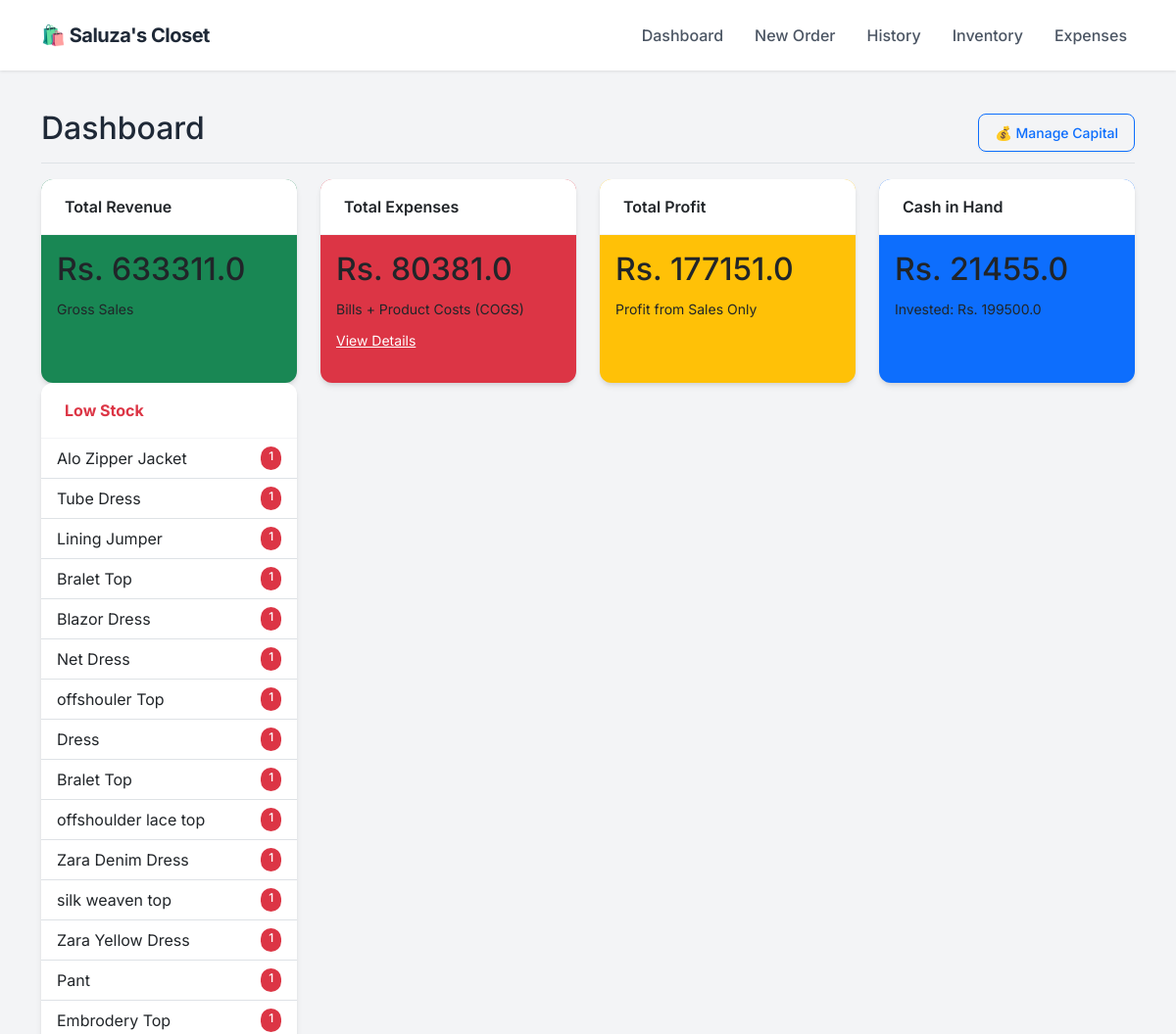
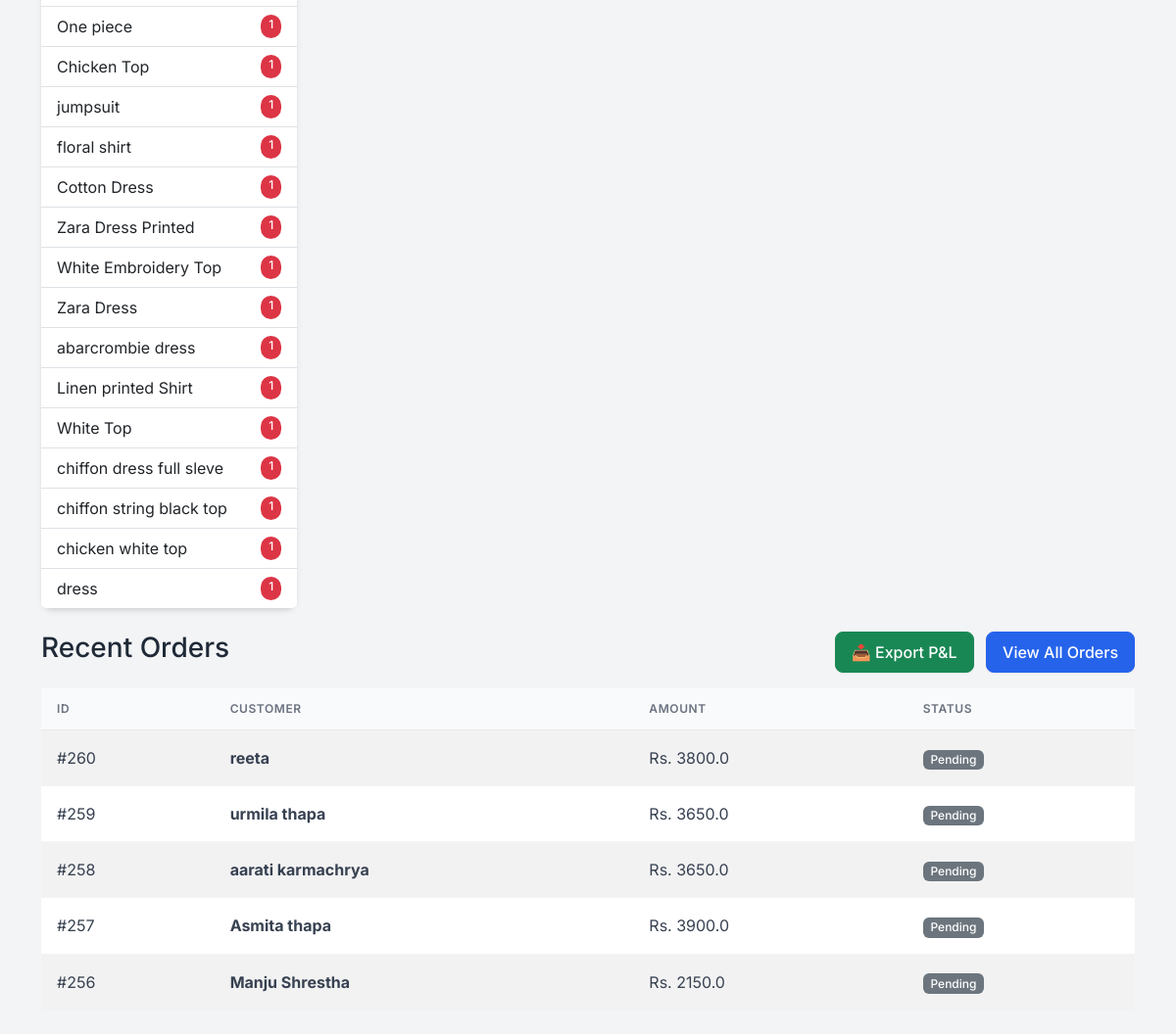
The page / on the database its author committed (2 pictures, top to bottom).
### app.py (models this page shows)
class Product(db.Model):
    id = db.Column(db.Integer, primary_key=True)
    sku = db.Column(db.String(50), unique=True, nullable=True)
    name = db.Column(db.String(100), nullable=False)
    size = db.Column(db.String(10), nullable=False)
    cost_price = db.Column(db.Float, default=0.0)
    price = db.Column(db.Float, nullable=False)
    stock = db.Column(db.Integer, default=0)
    image = db.Column(db.String(100), nullable=True)

class Order(db.Model):
    id = db.Column(db.Integer, primary_key=True)
    customer_name = db.Column(db.String(100), nullable=False)
    phone = db.Column(db.String(20), nullable=False)
    address = db.Column(db.String(200), nullable=True)
    date = db.Column(db.DateTime, default=datetime.utcnow)
    total_amount = db.Column(db.Float, default=0.0)
    profit = db.Column(db.Float, default=0.0)
    status = db.Column(db.String(20), default='Pending')
    items = db.relationship('OrderItem', backref='order', lazy=True)

### app.py (the view)
@app.route('/')
def dashboard():
    total_investment = db.session.query(db.func.sum(Investment.amount)).scalar() or 0
    total_sales = db.session.query(db.func.sum(Order.total_amount)).scalar() or 0
    manual_expenses = db.session.query(db.func.sum(Expense.amount)).scalar() or 0
    current_inventory_cost = 0
    products = Product.query.all()
    for p in products:
        current_inventory_cost += (p.stock * p.cost_price)
    gross_profit = db.session.query(db.func.sum(Order.profit)).scalar() or 0
    cost_of_sold_goods = total_sales - gross_profit
    total_product_spend = current_inventory_cost + cost_of_sold_goods
    cash_in_hand = (total_investment + total_sales) - (total_product_spend + manual_expenses)
    net_profit = gross_profit # As you requested previously (Sales Profit only)
    recent_orders = Order.query.order_by(Order.date.desc()).limit(5).all()
    low_stock = Product.query.filter(Product.stock < 2, Product.stock > 0).all()
    out_of_stock = Product.query.filter(Product.stock == 0).all()
    investments = Investment.query.order_by(Investment.date.desc()).all()
    return render_template('dashboard.html',
                           sales=total_sales,
                           gross_profit=gross_profit,
                           expenses=manual_expenses,
                           net_profit=net_profit,
                           cash_in_hand=cash_in_hand, # <--- NEW DATA
                           total_investment=total_investment, # <--- NEW DATA
                           orders=recent_orders,
                           investments=investments,
                           low_stock=low_stock,
                           out_of_stock=out_of_stock)

### templates/dashboard.html (shortened to what this page needs)
{% extends "layout.html" %}
{% block content %}
<div class="d-flex justify-content-between flex-wrap flex-md-nowrap align-items-center pt-3 pb-2 mb-3 border-bottom">
    <h1 class="h2">Dashboard</h1>
    <div class="btn-toolbar mb-2 mb-md-0">
        <button type="button" class="btn btn-sm btn-outline-primary" data-bs-toggle="modal" data-bs-target="#investmentHistoryModal">
    💰 Manage Capital
</button>
    </div>
</div>
<div class="row mb-4">
    <div class="col-md-3">
        <div class="card text-dark bg-success mb-3 h-100">
            <div class="card-header">Total Revenue</div>
            <div class="card-body">
                <h2 class="card-title">Rs. {{ sales }}</h2>
                <small>Gross Sales</small>
            </div>
        </div>
    </div>
    <div class="col-md-3">
        <div class="card text-dark bg-danger mb-3 h-100">
            <div class="card-header">Total Expenses</div>
            <div class="card-body">
                <h2 class="card-title">Rs. {{ expenses }}</h2>
                <small>Bills + Product Costs (COGS)</small> <div class="mt-2">
                    <a href="/expenses" class="text-white text-decoration-underline small">View Details</a>
                </div>
            </div>
        </div>
    </div>
    <div class="col-md-3">
        <div class="card text-dark bg-warning mb-3 h-100">
            <div class="card-header">Total Profit</div>
            <div class="card-body">
                <h2 class="card-title">Rs. {{ net_profit }}</h2>
                <small>Profit from Sales Only</small>
            </div>
        </div>
    </div>
    <div class="col-md-3">
        <div class="card text-dark bg-primary mb-3 h-100">
            <div class="card-header">Cash in Hand</div>
            <div class="card-body">
                <h2 class="card-title">Rs. {{ cash_in_hand }}</h2>
                <small>Invested: Rs. {{ total_investment }}</small>
            </div>
        </div>
    </div>
    <div class="col-md-3">
        <div class="card border-danger h-100">
            <div class="card-header bg-transparent text-danger fw-bold">Low Stock</div>
            <ul class="list-group list-group-flush list-group-sm">
                {% for item in low_stock %}
                <li class="list-group-item d-flex justify-content-between">
                    <span>{{ item.name }}</span>
                    <span class="badge bg-danger rounded-pill">{{ item.stock }}</span>
                </li>
                {% endfor %}
            </ul>
        </div>
    </div>
</div>
<div class="d-flex justify-content-between align-items-center mb-3">
    <h3>Recent Orders</h3>
    <div>
        <a href="/export_excel" class="btn btn-success me-2">📥 Export P&L</a>
        <a href="/orders" class="btn btn-primary">View All Orders</a>
    </div>
</div>
<table class="table table-striped bg-white align-middle">
    <thead>
        <tr>
            <th>ID</th>
            <th>Customer</th>
            <th>Amount</th>
            <th>Status</th>
        </tr>
    </thead>
    <tbody>
        {% for order in orders %}
        <tr>
            <td>#{{ order.id }}</td>
            <td><strong>{{ order.customer_name }}</strong></td>
            <td>Rs. {{ order.total_amount }}</td>
            <td><span class="badge bg-secondary">{{ order.status }}</span></td>
        </tr>
        {% endfor %}
    </tbody>
</table>
{% endblock %}

### templates/layout.html (style rules this page uses)
:root { --primary-color: #2563eb; --bg-color: #f3f4f6; --text-dark: #1f2937; --card-shadow: 0 4px 6px -1px rgba(0, 0, 0, 0.1), 0 2px 4px -1px rgba(0, 0, 0, 0.06); }
body { font-family: 'Inter', sans-serif; background-color: var(--bg-color); color: var(--text-dark); }
.card { border: none; border-radius: 12px; box-shadow: var(--card-shadow); background: #ffffff; transition: transform 0.2s; }
.card-header { background-color: #ffffff; border-bottom: 1px solid #f3f4f6; font-weight: 600; padding: 1rem 1.5rem; border-radius: 12px 12px 0 0 !important; }
.btn { border-radius: 8px; font-weight: 500; padding: 0.5rem 1rem; box-shadow: 0 1px 2px 0 rgba(0, 0, 0, 0.05); }
.btn-primary { background-color: var(--primary-color); border-color: var(--primary-color); }
.table { margin-bottom: 0; }
.table thead th { background-color: #f9fafb; color: #6b7280; font-size: 0.75rem; text-transform: uppercase; letter-spacing: 0.05em; font-weight: 600; border-bottom: 1px solid #e5e7eb; padding: 0.75rem 1rem; }
.table tbody td { padding: 1rem 1rem; vertical-align: middle; color: #374151; border-bottom: 1px solid #f3f4f6; }
.badge { padding: 0.35em 0.65em; font-weight: 500; border-radius: 6px; }

### rows shown on the page
Product: name "Alo Zipper Jacket", stock "1"
Product: name "Tube Dress", stock "1"
Product: name "Lining Jumper", stock "1"
Product: name "Bralet Top", stock "1"
Product: name "Blazor Dress", stock "1"
Product: name "Net Dress", stock "1"
Product: name "offshouler Top", stock "1"
Product: name "Dress", stock "1"
Product: name "Bralet Top", stock "1"
Product: name "offshoulder lace top", stock "1"
Product: name "Zara Denim Dress", stock "1"
Product: name "silk weaven top", stock "1"
Product: name "Zara Yellow Dress", stock "1"
Product: name "Pant", stock "1"
Product: name "Embrodery Top", stock "1"
Product: name "One piece", stock "1"
Product: name "Chicken Top", stock "1"
Product: name "jumpsuit", stock "1"
Product: name "floral shirt", stock "1"
Product: name "Cotton Dress", stock "1"
Product: name "Zara Dress Printed", stock "1"
Product: name "White Embroidery Top", stock "1"
Product: name "Zara Dress", stock "1"
Product: name "abarcrombie dress", stock "1"
Product: name "Linen printed Shirt", stock "1"
Product: name "White Top", stock "1"
Product: name "chiffon dress full sleve", stock "1"
Product: name "chiffon string black top", stock "1"
Product: name "chicken white top", stock "1"
Product: name "dress", stock "1"
Order: id "260", customer_name "reeta", total_amount "3800.0", status "Pending"
Order: id "259", customer_name "urmila thapa", total_amount "3650.0", status "Pending"
Order: id "258", customer_name "aarati karmachrya", total_amount "3650.0", status "Pending"
Order: id "257", customer_name "Asmita thapa", total_amount "3900.0", status "Pending"
Order: id "256", customer_name "Manju Shrestha", total_amount "2150.0", status "Pending"

### other values the page prints
{{ sales }} "633311.0"
{{ expenses }} "80381.0"
{{ net_profit }} "177151.0"
{{ cash_in_hand }} "21455.0"
{{ total_investment }} "199500.0"
